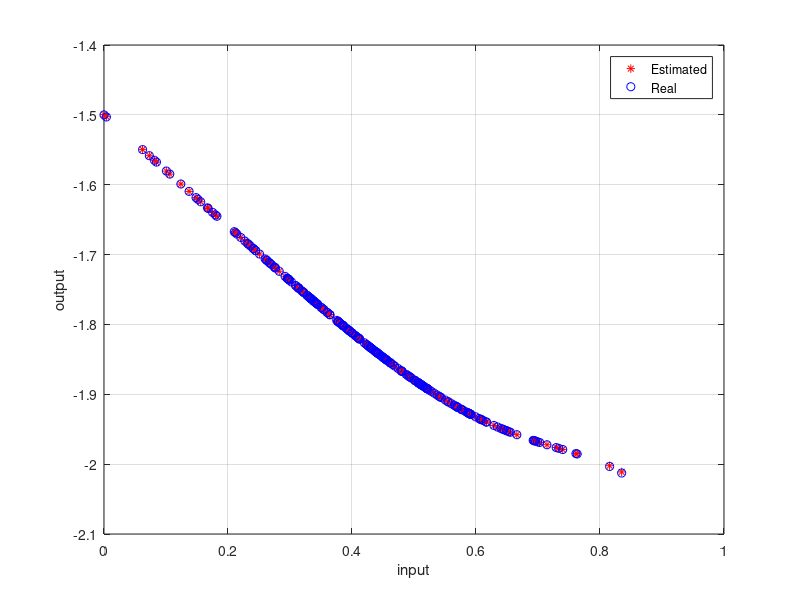
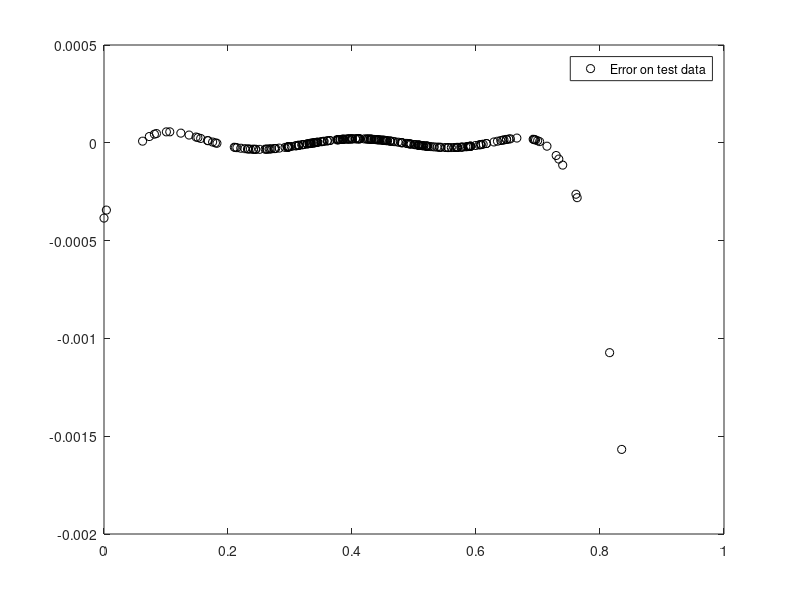

The MATLAB source for these figures, in order: (Note: this script raises an error after producing the figures.)
clc
clear all
close all
%% noise choosing 
nn=1;
if nn==1
    noise='without noise'
    elseif nn==2
        noise='Low noise'
    elseif nn==3
        noise='Medium noise'
    elseif nn==4
        noise='High noise'
end
%% load data
load('data')
u=data(:,5);
y=data(:,nn);
X=[u.^0 u.^1 u.^2 u.^3 u.^4 u.^5 u.^6 u.^7 u.^8 u.^9];
%% Regularization
Lambda=0.000001;
%% LS for 75 data train 25 test
% for k=0:1:9
% xtrain=X(100*k+1:100*k+75,:);
% ytrain=y(100*k+1:100*k+75);
% teta(k+1,:)=(inv((xtrain)'*(xtrain)+Lambda*eye(10)))*(xtrain)'*(ytrain);
% end
% 
% for i=0:1:9
%     utest(25*i+1:25*(i+1),1)=u(100*i+76:100*(i+1));
%     ytest(25*i+1:25*(i+1),1)=y(100*i+76:100*(i+1));
%     xtest(25*i+1:25*(i+1),1:10)= X(100*i+76:100*(i+1),1:10);
% end
%% LS for 150 data train 50 test
a1=[1 201 401 601 801];
a2=[150 350 550 750 950];
a3=[151 351 551 751 951];
a4=[200 400 600 800 1000];

for k=0:1:4
xtrain=X(a1(k+1):a2(k+1),:);
ytrain=y(a1(k+1):a2(k+1));
teta(k+1,:)=(inv((xtrain)'*(xtrain)+Lambda*eye(10)))*(xtrain)'*(ytrain);
end

for i=0:1:4
    utest(50*i+1:50*(i+1))=u(a3(i+1):a4(i+1));
    ytest(50*i+1:50*(i+1),1)=y(a3(i+1):a4(i+1));
    xtest(50*i+1:50*(i+1),:)= X(a3(i+1):a4(i+1),:);
end
%%
tetahat=(mean(teta))';
yhat=xtest*tetahat;
e=ytest-yhat;

%% figure
figure();
plot(utest,yhat,'r*');
hold on
plot(utest,ytest,'bo');
legend('Estimated','Real');
% title()
grid on;
xlabel('input');
ylabel('output');
saveas(gcf,'Estimated_and_Real.png')

%% error
figure();
plot(utest,e,'ko');
legend('Error on test data');
title(sprintf('e %1$s ',noise))
% saveas(gcf,'Error.png')

%% error bar
display(mse(e),'Mean squared normalized error ')

sigma2=((e'*e)/(250-10));                     %%N-n
cov_tetahat=(sigma2)*(inv(xtest'*xtest));
covyhat=xtest*cov_tetahat*xtest';
error_band_pos=yhat+sqrt(diag(covyhat));
error_band_neg=yhat-sqrt(diag(covyhat));

figure();
plot(utest,error_band_pos,'ko',utest,error_band_neg,'ko',utest,yhat,'g*');
legend('upper bound','lower bound','Estimated data');
grid on;
xlabel('input');
title(sprintf('Error Bar for %1$s data',noise))
saveas(gcf,'Error_Bar.png')

%% Theta_hat_and_tetareal
tetareal=[-1.5 -0.8 0 0.1 0 -0.65 2.25 0 -1.7 0]';
figure()
for i=1:10
    subplot(2,5,i)
    plot(tetahat(i,:)*ones(1,100),'linewidth',2);
    hold on
    plot(tetareal(i)*ones(1,100),'linewidth',2);
    a=strcat('teta hat',num2str(i));
    legend('estimated','real')
    ylabel(a)
    grid on
end
% Set the desired figure size
figure_width = 8;  % Width in inches
figure_height = 6; % Height in inches

% Set the figure's 'PaperPosition' property
set(gcf, 'PaperUnits', 'inches');
set(gcf, 'PaperSize', [figure_width figure_height]);
set(gcf, 'PaperPosition', [0 0 figure_width figure_height]);

saveas(gcf,'Theta_hat_and_tetareal.png')